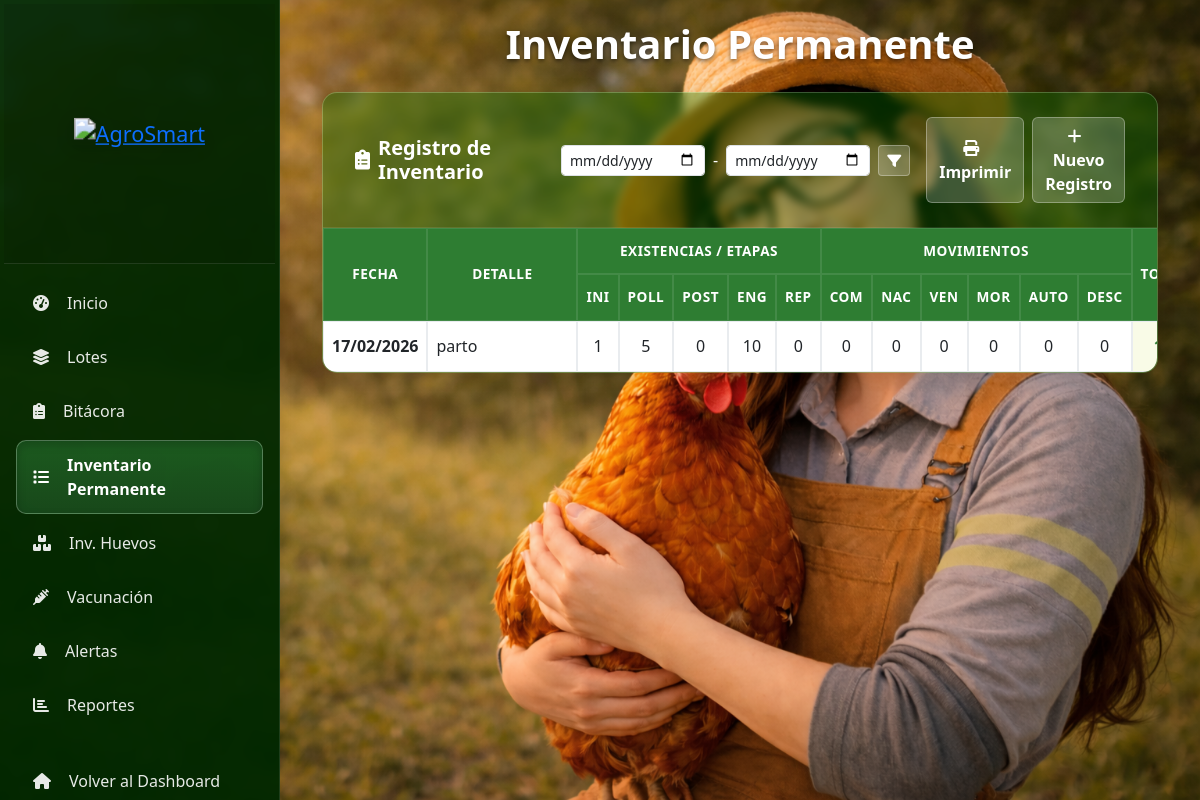
The page /aves/inventario-permanente/ (signed in) on the database its author committed.
### apps/aves/models.py (models this page shows, shortened)
class InventarioAves(BaseModel):
    fecha = models.DateField(default=timezone.now, verbose_name='Fecha')
    detalle = models.CharField(max_length=200, help_text='Descripción del movimiento o estado', verbose_name='Detalle')
    aves_inicio = models.PositiveIntegerField(default=0, verbose_name='Aves Inicio (Cría)')
    pollitas_levante = models.PositiveIntegerField(default=0, verbose_name='Pollitas Levante')
    aves_postura = models.PositiveIntegerField(default=0, verbose_name='Aves Postura')
    aves_engorde = models.PositiveIntegerField(default=0, verbose_name='Aves Engorde')
    reproductores = models.PositiveIntegerField(default=0, verbose_name='Reproductores')
    compras = models.PositiveIntegerField(default=0, verbose_name='Compras')
    nacimientos = models.PositiveIntegerField(default=0, verbose_name='Nacimientos')
    ventas = models.PositiveIntegerField(default=0, verbose_name='Ventas')
    mortalidad = models.PositiveIntegerField(default=0, verbose_name='Mortalidad')
    autoconsumo = models.PositiveIntegerField(default=0, verbose_name='Autoconsumo')
    descartes = models.PositiveIntegerField(default=0, verbose_name='Descartes')
    firma_responsable = models.ImageField('Firma del responsable', upload_to='aves/firmas_inventario/', null=True, blank=True, help_text='Foto de la firma del encargado')
    class Meta:
        verbose_name = 'Inventario de Aves'
        verbose_name_plural = 'Inventarios de Aves'
        ordering = ['-fecha']
    @property
    def total(self):
        return self.aves_inicio + self.pollitas_levante + self.aves_postura + self.aves_engorde + self.reproductores

### apps/aves/views.py (the view, shortened to what this page needs)
# urls.py: path('inventario-permanente/', views.inventario_permanente, name='inventario_permanente'),
@login_required
@acceso_modulo_aves_required
def inventario_permanente(request):
    fecha_inicio = request.GET.get('fecha_inicio')
    fecha_fin = request.GET.get('fecha_fin')
    registro_id = request.GET.get('id')
    print_mode = request.GET.get('print_mode') == 'true'
    registros = InventarioAves.objects.all()
    if registro_id:
        registros = registros.filter(id=registro_id)
    else:
        if fecha_inicio:
            registros = registros.filter(fecha__gte=fecha_inicio)
        if fecha_fin:
            registros = registros.filter(fecha__lte=fecha_fin)
    registros = registros.order_by('-fecha', '-id')
    firma_responsable_url = None
    if registros.exists():
        if registro_id:
            first_record = registros.first()
            if first_record and first_record.firma_responsable:
                firma_responsable_url = first_record.firma_responsable.url
        elif fecha_inicio or fecha_fin:
            first_record = registros.first()
            if first_record and first_record.firma_responsable:
                firma_responsable_url = first_record.firma_responsable.url
    context = {
        'registros': registros,
        'print_mode': print_mode,
        'fecha_inicio': fecha_inicio,
        'fecha_fin': fecha_fin,
        'firma_responsable_url': firma_responsable_url,
    }
    return render(request, 'aves/inventario_permanente.html', context)

### apps/usuarios/models.py (called while the page is built)
    def puede_acceder_modulo_aves(self):
        return self.rol in ['superusuario', 'admin_aves', 'practicante_aves', 'veterinario', 'solo_vista'] or self.acceso_modulo_avicola

### templates/aves/inventario_permanente.html (shortened to what this page needs)
{% extends 'aves/base.html' %}
{% load static %}
{% block content %}
<div class="glass-wrap">
    <h2 class="text-center text-white mb-4 fw-bold" style="font-size: 2.5rem; text-shadow: 0 2px 4px rgba(0,0,0,0.5);">Inventario Permanente</h2>
    <div class="unified-dashboard-card">
        <div class="card-header">
            <h5 class="section-title">
                <i class="fas fa-clipboard-list"></i>
                Registro de Inventario
            </h5>
            <div class="d-flex gap-2">
                <form class="d-flex gap-2 align-items-center me-2" method="get">
                    <input type="date" name="fecha_inicio" class="form-control form-control-sm" value="{{ fecha_inicio|default:'' }}" placeholder="Desde">
                    <span class="text-white">-</span>
                    <input type="date" name="fecha_fin" class="form-control form-control-sm" value="{{ fecha_fin|default:'' }}" placeholder="Hasta">
                    <button type="submit" class="btn btn-sm btn-light-custom">
                        <i class="fas fa-filter"></i>
                    </button>
                </form>
                <button type="button" class="btn btn-light-custom" onclick="window.print()">
                    <i class="fas fa-print me-2"></i>Imprimir
                </button>
                <button type="button" class="btn btn-light-custom" data-bs-toggle="modal" data-bs-target="#registroModal">
                    <i class="fas fa-plus me-2"></i>Nuevo Registro
                </button>
            </div>
        </div>
        <div class="card-body p-0">
            <div class="table-responsive">
                <table class="table table-custom table-sm text-center mb-0">
            <thead>
                <tr>
                    <th rowspan="2" class="align-middle">Fecha</th>
                    <th rowspan="2" class="align-middle" style="min-width: 150px;">Detalle</th>
                    <th colspan="5">Existencias / Etapas</th>
                    <th colspan="6">Movimientos</th>
                    <th rowspan="2" class="align-middle">Total</th>
                </tr>
                <tr>
                    <th>Ini</th>
                    <th>Poll</th>
                    <th>Post</th>
                    <th>Eng</th>
                    <th>Rep</th>
                    <th>Com</th>
                    <th>Nac</th>
                    <th>Ven</th>
                    <th>Mor</th>
                    <th>Auto</th>
                    <th>Desc</th>
                </tr>
            </thead>
            <tbody>
                {% for registro in registros %}
                <tr data-id="{{ registro.id }}">
                    <td class="fw-bold text-nowrap">{{ registro.fecha|date:"d/m/Y" }}</td>
                    <td contenteditable="true" onblur="updateRegistro(this, 'detalle')" class="text-start text-truncate" style="max-width: 200px;">{{ registro.detalle }}</td>
                    <td contenteditable="true" onblur="updateRegistro(this, 'aves_inicio')">{{ registro.aves_inicio }}</td>
                    <td contenteditable="true" onblur="updateRegistro(this, 'pollitas_levante')">{{ registro.pollitas_levante }}</td>
                    <td contenteditable="true" onblur="updateRegistro(this, 'aves_postura')">{{ registro.aves_postura }}</td>
                    <td contenteditable="true" onblur="updateRegistro(this, 'aves_engorde')">{{ registro.aves_engorde }}</td>
                    <td contenteditable="true" onblur="updateRegistro(this, 'reproductores')">{{ registro.reproductores }}</td>
                    <td contenteditable="true" onblur="updateRegistro(this, 'compras')">{{ registro.compras }}</td>
                    <td contenteditable="true" onblur="updateRegistro(this, 'nacimientos')">{{ registro.nacimientos }}</td>
                    <td contenteditable="true" onblur="updateRegistro(this, 'ventas')">{{ registro.ventas }}</td>
                    <td contenteditable="true" onblur="updateRegistro(this, 'mortalidad')">{{ registro.mortalidad }}</td>
                    <td contenteditable="true" onblur="updateRegistro(this, 'autoconsumo')">{{ registro.autoconsumo }}</td>
                    <td contenteditable="true" onblur="updateRegistro(this, 'descartes')">{{ registro.descartes }}</td>
                    <td class="total-cell">{{ registro.total }}</td>
                </tr>
                {% endfor %}
            </tbody>
        </table>
            </div>
        </div>
    </div>
</div>
{% endblock %}

### templates/aves/inventario_permanente.html (style rules this page uses)
.unified-dashboard-card { background: rgba(0, 175, 0, 0.25); backdrop-filter: blur(5px); border-radius: 15px; box-shadow: 0 2px 20px rgba(0,0,0,0.08); border: 1px solid rgba(255,255,255,0.2); color: white; overflow: hidden; margin-bottom: 2rem; }
.unified-dashboard-card .card-header { padding: 1.5rem 2rem; border-bottom: 1px solid rgba(255,255,255,0.1); background: rgba(0, 0, 0, 0.1); display: flex; justify-content: space-between; align-items: center; }
.unified-dashboard-card .card-body { padding: 0; }
.section-title { margin: 0; color: white; font-weight: 600; display: flex; align-items: center; gap: 0.5rem; font-size: 1.25rem; }
.glass-wrap { width: 100%; max-width: 98%; margin: 0 auto; }
.table-custom { margin-bottom: 0; width: 100%; border-collapse: separate; border-spacing: 0; }
.table-custom thead th { background-color: #2E7D32 !important; color: white !important; border: 1px solid rgba(255,255,255,0.1); vertical-align: middle; font-weight: 600; text-transform: uppercase; font-size: 0.85rem; padding: 12px 8px; letter-spacing: 0.5px; }
.table-custom tbody tr { background-color: white !important; color: #444 !important; transition: all 0.2s; }
.table-custom tbody td { border: 1px solid #e9ecef; padding: 10px 8px; vertical-align: middle; }
.total-cell { font-weight: bold; color: #2E7D32 !important; background-color: #f9fbe7 !important; }
.btn-light-custom { background: rgba(255,255,255,0.9); border: 1px solid rgba(255,255,255,0.5); color: #2e7d32; font-weight: 600; }

### rows shown on the page
InventarioAves: fecha "17/02/2026", detalle "parto", aves_inicio "1", pollitas_levante "5", aves_postura "0", aves_engorde "10", reproductores "0", compras "0", nacimientos "0", ventas "0", mortalidad "0", autoconsumo "0", descartes "0"
